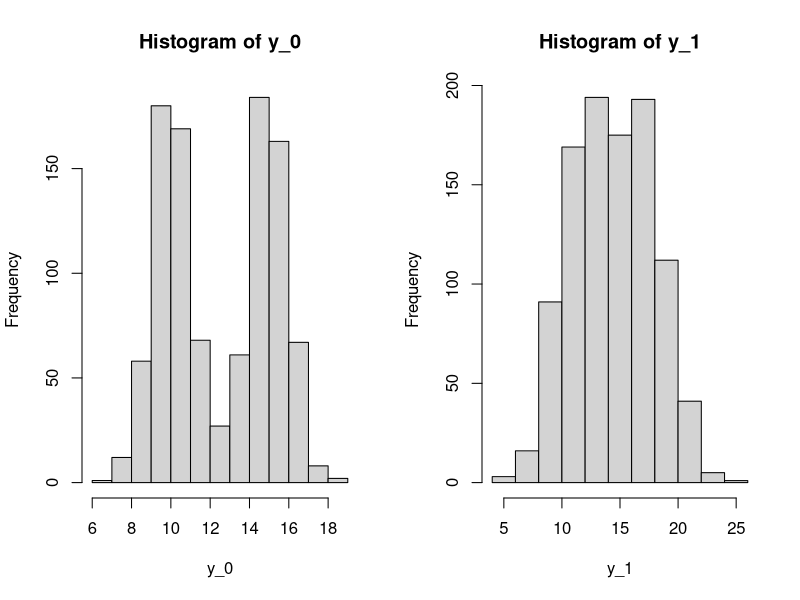

Reproduce this figure in R.
## ---- chunk 1
library(data.table)

NROWS <- 1000 

d <- data.table(
  id=1:1000
)
d[, tau :=rnorm(n = .N, mean = 2, sd = 2)]

d

## ---- chunk 2
d[ , height := sample(c('tall', 'short'), size = .N, replace = TRUE)]
d[ , age := sample(c('young', 'old'), size = .N, replace = TRUE)]


## ---- chunk 3

d[age == 'young', y_0 := 10 + rnorm(n = .N , mean = 0, sd = 1)]
d[age == 'old', y_0 := 15 + rnorm(n = .N , mean = 0, sd = 1)]

d

d[, .(average_y_0 = mean(y_0)), by = .(age) ]




## ---- chunk 4
d[ , y_1 := y_0 + tau]
## ---- chunk 5
head(d)
## ---- chunk 6

par(mfrow = c(1,2))

d[, hist(y_0)]
d[, hist(y_1)]


## ---- chunk 7

d[, treat := sample(1:0, .N, replace = TRUE)]
d[, Y := ifelse(test = treat ==1, yes = y_1, no = y_0)]


d


## ---- chunk 8
obs <- d[ , .(id, height, age, treat, Y)]
head(obs)
## ---- chunk 9

## ---- chunk 10

mean_y0        <- d[ , mean(y_0)]
mean_control_Y <-  obs[treat==0, mean(Y)]

mean_y0
mean_control_Y

## ---- chunk 11

mean_y1 <- d[, mean(y_1)]
obs[treat ==1, mean(Y)]

## ---- chunk 12

obs[treat ==1, mean(Y)] - obs[treat ==0, mean(Y)]

